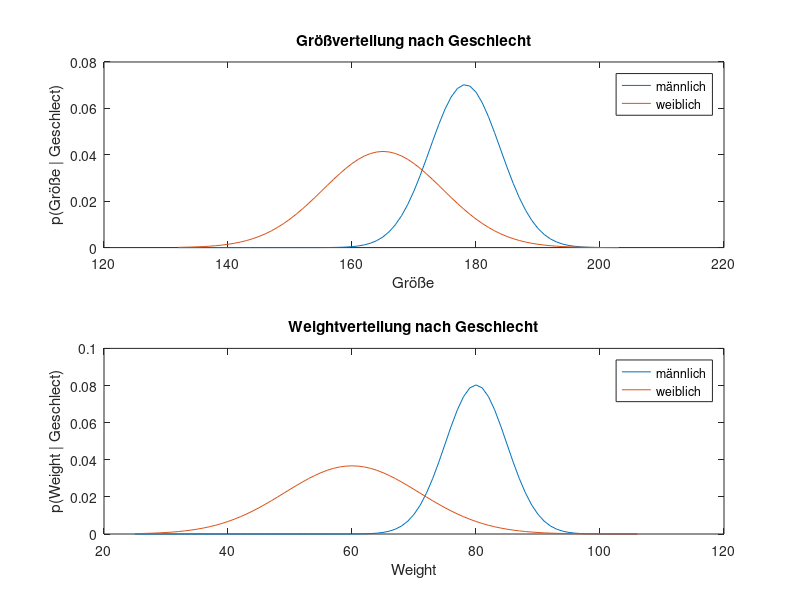
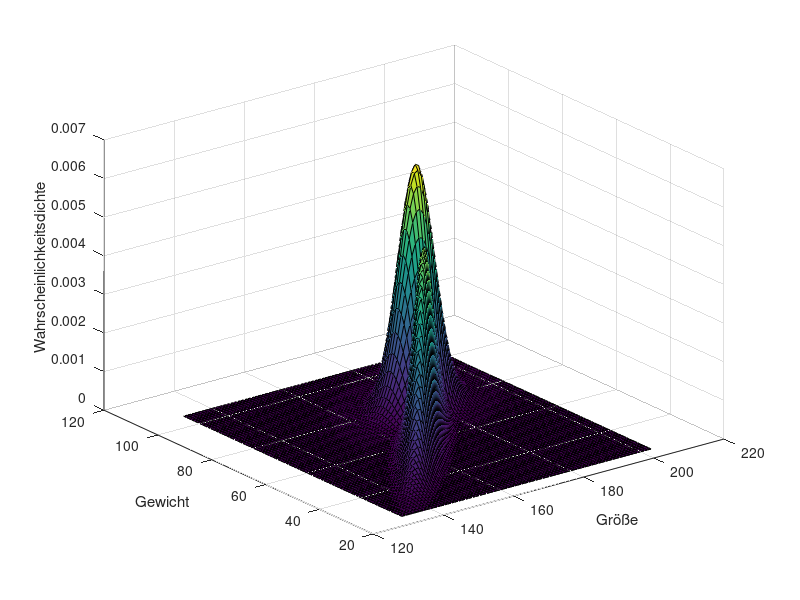
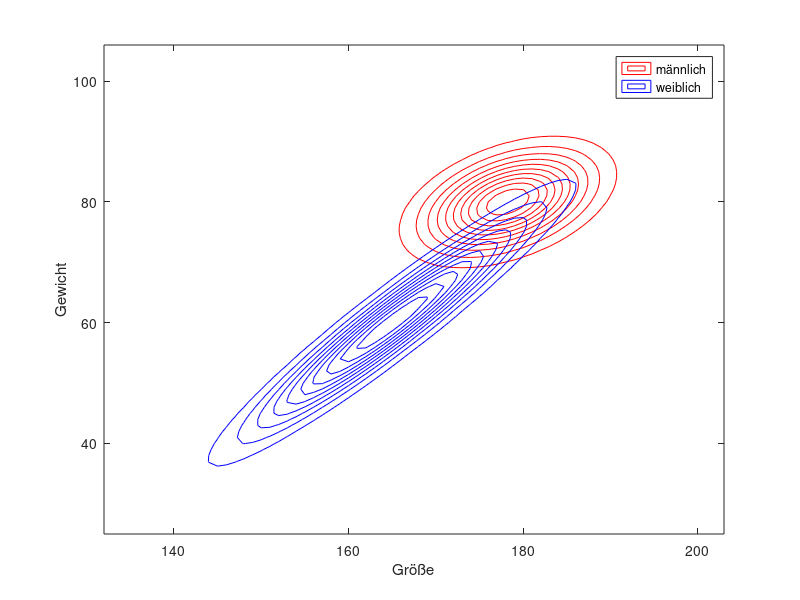

Recreate these plots in MATLAB, in order. (Note: this script raises an error after producing the figures.)
%% Laden der Daten

    % TODO
    data = load('genderData.mat');
    
%% Schätzung der Parameter der Verteilungen

    height_m_in_cm = data.height_m_in_cm;
    height_f_in_cm = data.height_f_in_cm;
    weight_m_in_kg = data.weight_m_in_kg;
    weight_f_in_kg = data.weight_f_in_kg;
    
    % TODO
    mean_height_m = 1/length(height_m_in_cm)*sum(height_m_in_cm);
    mean_height_f = 1/length(height_f_in_cm)*sum(height_f_in_cm);
    mean_weight_m = 1/length(weight_m_in_kg)*sum(weight_m_in_kg);
    mean_weight_f = 1/length(weight_f_in_kg)*sum(weight_f_in_kg);
    
    var_height_m = sqrt(1/(length(height_m_in_cm)-1)*sum((height_m_in_cm - mean_height_m).^2));
    var_height_f = sqrt(1/(length(height_f_in_cm)-1)*sum((height_f_in_cm - mean_height_f).^2));
    var_weight_m = sqrt(1/(length(weight_m_in_kg)-1)*sum((weight_m_in_kg - mean_weight_m).^2));
    var_weight_f = sqrt(1/(length(weight_f_in_kg)-1)*sum((weight_f_in_kg - mean_weight_f).^2));
%% Darstellung der geschätzen Verteilungen

    % TODO
    cov_m = cov(height_m_in_cm, weight_m_in_kg);
    cov_f = cov(height_f_in_cm, weight_f_in_kg);
    
    %% eindimensionale Verteilungen
    figure(1);
    subplot(2, 1, 1);
    xHeight = min(height_f_in_cm)-20 :1: max(height_m_in_cm)+20;
    ymHeight = pdf('Normal', xHeight, mean_height_m, var_height_m);
    yfHeight = pdf('Normal', xHeight, mean_height_f, var_height_f);
    xWeight = min(weight_f_in_kg)-20 :1: max(weight_m_in_kg)+20;
    ymWeight = pdf('Normal', xWeight, mean_weight_m, var_weight_m);
    yfWeight = pdf('Normal', xWeight, mean_weight_f, var_weight_f);
    
    plot(xHeight, ymHeight, xHeight, yfHeight);
    legend("männlich", "weiblich");
    title("Größverteilung nach Geschlecht");
    ylabel("p(Größe | Geschlect)");
    xlabel("Größe");
    
    subplot(2, 1, 2);
    plot(xWeight, ymWeight, xWeight, yfWeight);
    legend("männlich", "weiblich");
    title("Weightverteilung nach Geschlecht");
    ylabel("p(Weight | Geschlect)");
    xlabel("Weight");
    
    %% zweidimensionalen Verteilungen 
    [X1, X2] = meshgrid(xHeight, xWeight);
    X = [X1(:) X2(:)];
    
    mean_m = [mean_height_m mean_weight_m];
    ym = mvnpdf(X, mean_m, cov_m);
    ym = reshape(ym, length(xWeight), length(xHeight));
    
    mean_f = [mean_height_f mean_weight_f];
    yf = mvnpdf(X, mean_f, cov_f);
    yf = reshape(yf, length(xWeight), length(xHeight));
    
    % using surf
    figure(2)
    surf(xHeight, xWeight, ym)
    xlabel("Größe"), ylabel("Gewicht"), zlabel("Wahrscheinlichkeitsdichte");
    hold on;
    surf(xHeight, xWeight, yf)
%     legend("männlich", "weiblich");
    hold off;
    
    % using contour
    figure(3)
    contour(X1, X2, ym, 'r')
    xlabel("Größe"), ylabel("Gewicht"), zlabel("Wahrscheinlichkeitsdichte");
    hold on;
    contour(X1, X2, yf, 'b')
    
    legend("männlich", "weiblich");
    hold off;
%% Naiver Bayes Klassifikator
%  Variablen unabhängig, eindimensionale Normalverteilungen
    
    % TODO
    height_input = input("Bitte geben Sie die Größe: ");
    weight_input = input("Bitte geben Sie das Gewicht: ");
    clf_naive = NaiveGeschlechtClassify(height_input, weight_input, mean_height_m, mean_height_f, mean_weight_m, mean_weight_f, ...
        var_height_m, var_height_f, var_weight_m, var_weight_f);
    disp(["Based on Naive Classification, it was ", clf_naive])
    
%% Bayes Klassifikator
%  Variablen abhängig, mehrdimensionale Normalverteilung

    % TODO
    var_input = [height_input weight_input];
    clf_einfach = "männlich";
    
    prob_einfach_m = mvnpdf(var_input, mean_m, cov_m);      %% einfach Bayes Klassfication für Mann
    prob_einfach_f = mvnpdf(var_input, mean_f, cov_f);      %% einfach Bayes Klassfication für Frau
    if prob_einfach_f > prob_einfach_m
        clf_einfach = "weiblich";
    end
    disp(["Actually, it was ", clf_einfach])